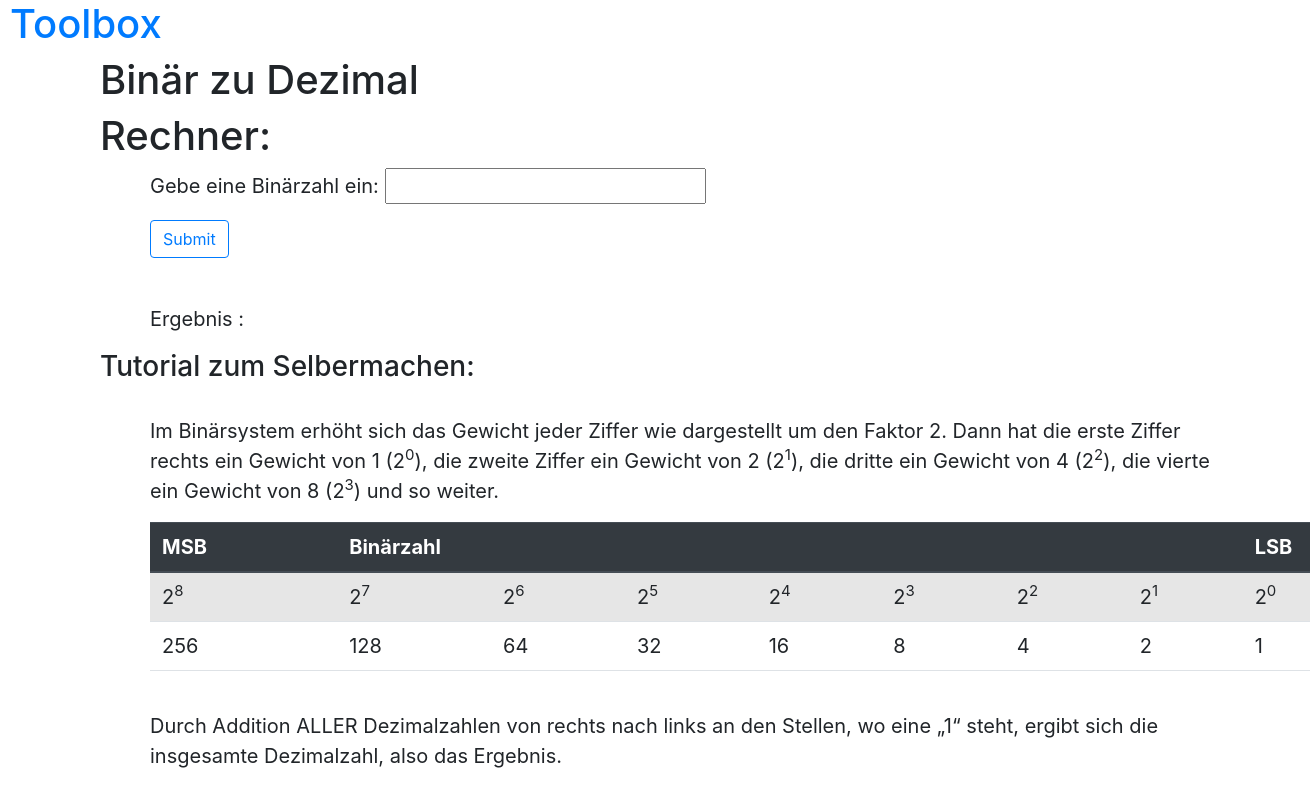
/1/, run on the app's committed database.
### app/models.py (models this page shows)
class Application(models.Model):
    class Meta:
        verbose_name_plural = 'Applications'
    id = models.IntegerField(primary_key=True)
    name = models.CharField(max_length=30)
    description = models.CharField(max_length=300)
    functionname = models.CharField(max_length=500)
    templatetext = models.CharField(max_length=500)
    inputanzahl = models.IntegerField()
    outputanzahl = models.IntegerField()
    errormessage = models.CharField(max_length=100)

### app/views.py (the view)
# urls.py: path('<int:pk>/', manage_functions, name='manage'),
def manage_functions(request, pk=None):
    if pk:
        function = Application.objects.get(pk=pk)
    val = function.templatetext.replace('{{ opci }}', '0').replace('{{ error }}', '')
    for i in range(1, function.outputanzahl + 1):
        val = val.replace('{{ ' + alphabet[i] + ' }}', '')
    return render(request, f'app/template.html',
                  {'page_title': f'{function.name}',
                   'id': f'{pk}',
                   'op': 0,
                   'templatecode': val,
                   'description': function.description,
                   })

### templates/app/template.html (shortened to what this page needs)
{% extends 'app/base.html' %}
{% load bootstrap4 %}
{% block content %}
    <h1 style="margin-left: 50px;">{{ page_title }}</h1>
    <h1 style="margin-left: 50px;">Rechner:</h1>
    <form action="results" method="post">
        <div style="margin-left: 100px; font-size: 20px;">
            {{ templatecode |safe}}
        </div>
    </form>
    {{ description |safe }}
{% endblock %}

### data on the page
Application: name "Binär zu Dezimal", description "Tutorial zum Selbermachen: Im Binärsystem erhöht sich das Gewicht jeder Ziffer wie dargestellt um den Faktor 2. Dann hat die erste Ziffer rechts ein Gewicht von 1 ( 2 0 ), die zweite Ziffer ein Gewicht von 2 ( 2 1 ), die dritte ein Gewicht von 4 ( 2 2 ), die vierte ein Gewicht von 8 ( 2 3 ) und so weiter. MSB Binärzahl LSB 2 8 2 7 2 6 2 5 2 4 2 3 2 2 2 1 2 0 256 128 64 32 16 8 4 2 1 Durch Addition ALLER Dezimalzahlen von rechts nach links an den Stellen, wo eine „1“ steht, ergibt sich die insgesamte Dezimalzahl, also das Ergebnis."
